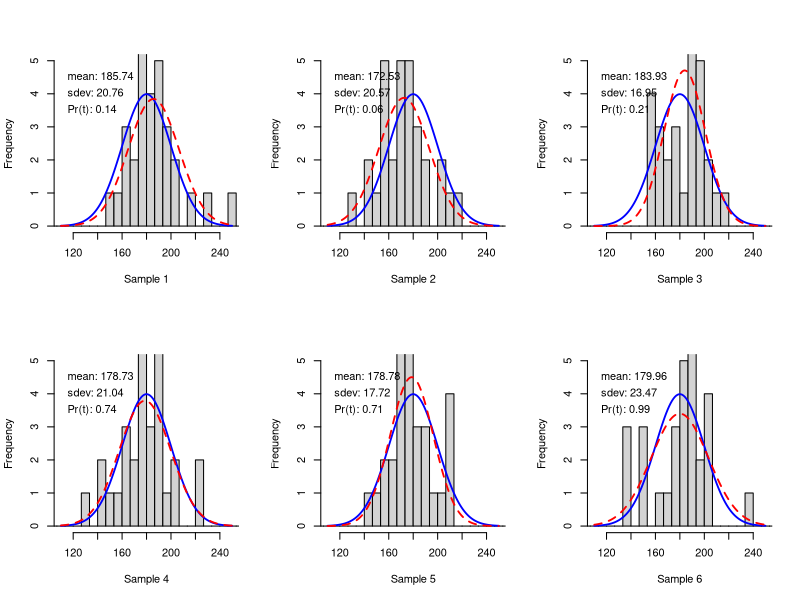

Recreate this plot in R.
# Sample sizes to compare
sample_sizes <- c(10, 100, 10000)
# parameters of the normal distribution
mu <- 180
sd <- 20
# number of sd's for histogram display
sdd <- 3.5

# Number of rows and columns for the plot layout
num_rows <- 2
num_cols <- 3

# Set up graphic display
par(mfrow = c(num_rows, num_cols))

for (i in 1:(num_rows * num_cols)) {
    n <- 30 # Keep sample size consistent
    bin.width <- sd / 3
    x.min <- mu - (sdd * sd)
    x.max <- mu + (sdd * sd)
    y.max <- n * 0.5 * bin.width / sd

    # Generate random sample
    v <- rnorm(n, mu, sd)

    # Plot histogram
    hist(v,
        xlim = c(x.min, x.max), ylim = c(0, y.max),
        breaks = seq(mu - 5 * sd, mu + 5 * sd, by = bin.width),
        main = "" , xlab = paste("Sample", i)
    )

    x <- seq(x.min, x.max, length = 120)

    # True normal distribution
    points(x, dnorm(x, mu, sd) * (n * bin.width),
        type = "l", col = "blue", lty = 1, lwd = 1.8
    )

    # Estimated normal distribution from sample
    points(x, dnorm(x, mean(v), sd(v)) * (n * bin.width),
        type = "l", col = "red", lty = 2, lwd = 1.8
    )

    # Print sample parameters
    text(x.min, 0.9 * y.max, paste("mean:", round(mean(v), 2)), pos = 4)
    text(x.min, 0.8 * y.max, paste("sdev:", round(sd(v), 2)), pos = 4)
    text(x.min, 0.7 * y.max, paste("Pr(t):", round((t.test(v, mu = mu))$p.value, 2)), pos = 4)
}

# Reset display to default
par(mfrow = c(1, 1))
